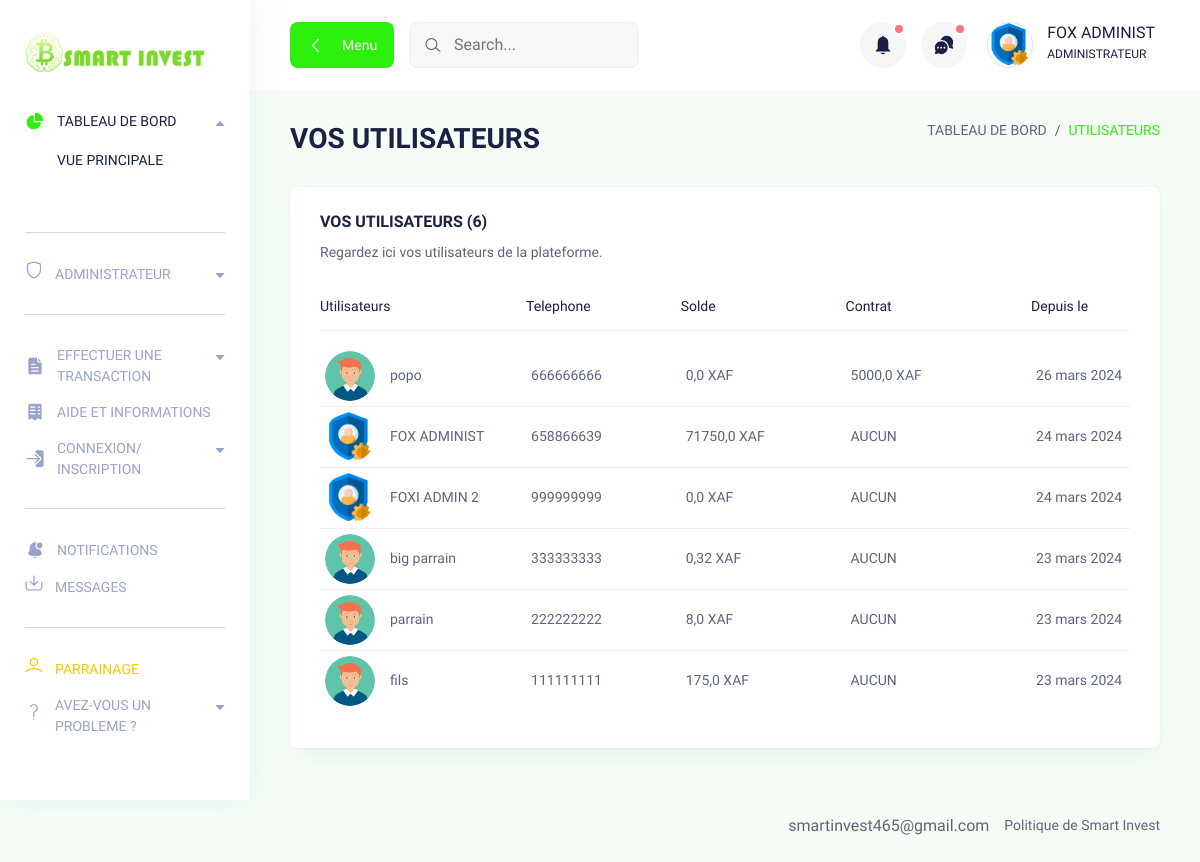
The page /utilisateurs/ (signed in) on the database as committed earlier.
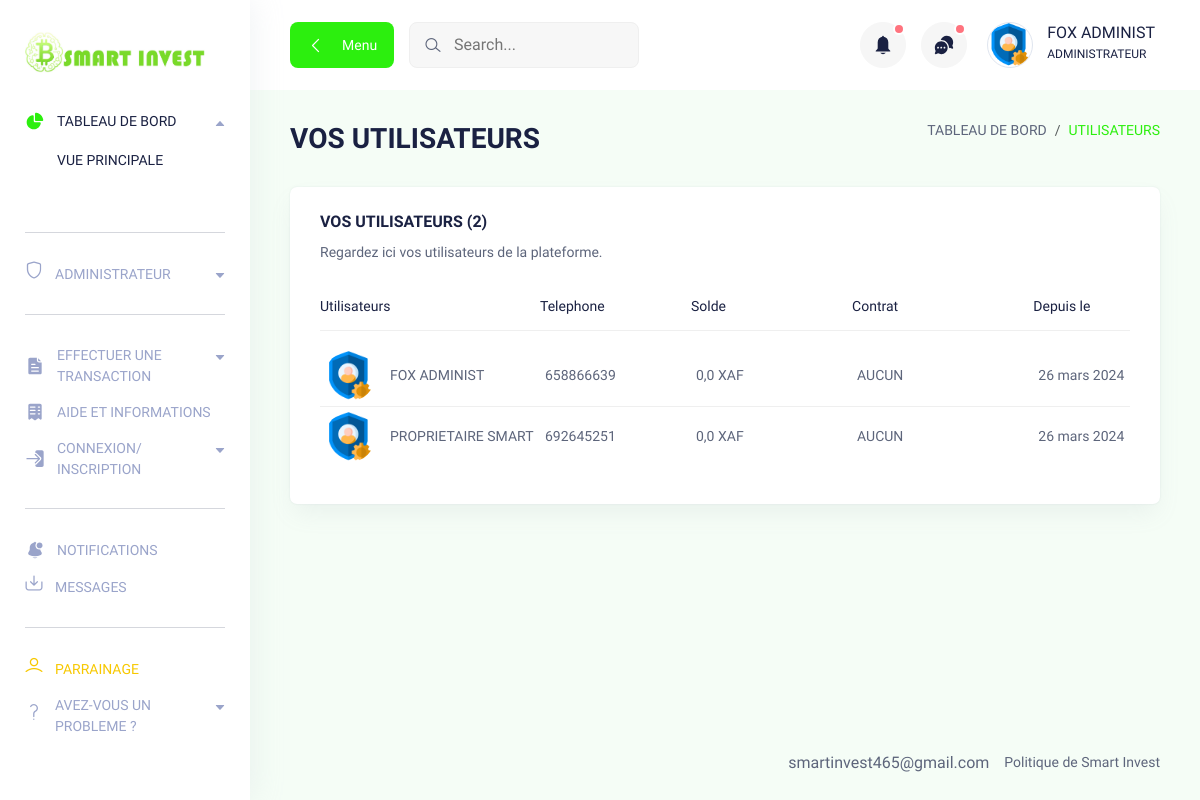
The same page on the database as committed later.
### ComptesSmart/models.py (models this page shows, shortened)
class Utilisateur(AbstractUser):
    username = models.CharField(max_length=13, unique=True)
    email = models.EmailField(null=True,blank=True)
    password = models.CharField(max_length=500)
    nom=models.CharField(max_length=200)
    ville=models.CharField(max_length=100,null=True,blank=True)
    telephone2 = models.CharField(max_length=13,null=True,blank=True)
    date=models.DateField(auto_now=True,editable=False)
    date_contrat=models.DateField(null=True,blank=True)
    is_parain = models.BooleanField(default=False,null=True,blank=True)
    codeParrainage=models.CharField(max_length=200,null=True,blank=True)
    solde=models.FloatField(null=True, blank=True,default=0)
    contrat_courant=models.ForeignKey("SmartInvestApp.Contrat",null=True, blank=True,on_delete=models.SET_NULL)
    historique_solde=models.TextField(default="")
    parrain = models.ForeignKey('self', on_delete=models.SET_NULL, null=True, blank=True, db_constraint=False)
    contrat_expire=models.BooleanField(default=False)
    from django.utils import timezone
    from datetime import timedelta

### SmartInvestApp/models.py (models this page shows, shortened)
class Contrat(models.Model):
    id=models.IntegerField(auto_created=True, primary_key=True,editable=False)
    Montant=models.FloatField()
    disponible=models.BooleanField(default=True)
    pourcentage=models.FloatField(default=3.5)

### SmartInvestApp/views.py (the view)
# urls.py: path('utilisateurs/',utilisateurs,name='utilisateurs'),
def utilisateurs(request):
    if not request.user.is_superuser:
        return redirect('connexion')
    utilisateurs=Utilisateur.objects.all().order_by('-date')
    notificationss=Notification.objects.all().order_by('-date')[:4]
    Messagess=Message.objects.all().order_by('-date') [:5]
    return render(request,'SmartInvestApp/UTILISATEURS.html',context={'utilisateurs' : utilisateurs,'notificationss' : notificationss,"Messagess" : Messagess})

### SmartInvestApp/templates/SmartInvestApp/UTILISATEURS.html
{% extends 'base.html' %}
{% block content %}
{% load static %}
      <section class="table-components">
        <div class="container-fluid">
          <div class="title-wrapper pt-30">
            <div class="row align-items-center">
              <div class="col-md-6">
                <div class="title">
                  <h2>VOS UTILISATEURS</h2>
                </div>
              </div>
              <div class="col-md-6">
                <div class="breadcrumb-wrapper">
                  <nav aria-label="breadcrumb">
                    <ol class="breadcrumb">
                      <li class="breadcrumb-item">
                        <a href="#0">TABLEAU DE BORD</a>
                      </li>
                      <li class="breadcrumb-item active" aria-current="page">
                        UTILISATEURS
                      </li>
                    </ol>
                  </nav>
                </div>
              </div>
            </div>
          </div>
          <div class="tables-wrapper">
            <div class="row">
              <div class="col-lg-12">
                <div class="card-style mb-30">
                  <h6 class="mb-10">VOS UTILISATEURS ({{utilisateurs|length}})</h6>
                  <p class="text-sm mb-20">
                    Regardez ici vos utilisateurs de la plateforme.
                  </p>
                  <div class="table-wrapper table-responsive">
                    <table class="table">
                      <thead>
                        <tr>
                          <th class="lead-info">
                            <h6>Utilisateurs</h6>
                          </th>
                          <th class="lead-email">
                            <h6>Telephone</h6>
                          </th>
                          <th class="lead-phone">
                            <h6>Solde</h6>
                          </th>
                          <th class="lead-company">
                            <h6>Contrat</h6>
                          </th>
                          <th>
                            <h6>Depuis le</h6>
                          </th>
                        </tr>
                      </thead>
                      <tbody>
                       {% for util in utilisateurs %}
                         <tr>
                           <td class="min-width">
                             <div class="lead">
                               <div class="lead-image">
                                {% if util.is_staff %}
                                 <img src="{% static 'assets/images/profile/admin.png' %}" alt="" />
                                {% else %}
                                 <img src="{% static 'assets/images/profile/profile-image.png' %}" alt="" />
                                {% endif %}
                               </div>
                               <div class="lead-text">
                                 <p>{{util.nom}}</p>
                               </div>
                             </div>
                           </td>
                           <td class="min-width">
                             <p><a href="#0">{{util.username}}</a></p>
                           </td>
                           <td class="min-width">
                             <p>{{util.solde}} XAF</p>
                           </td>
                           {% if util.contrat_courant %}
                            <td class="min-width">
                              {% if util.contrat_expire %}
                              <p style="color: red;">{{util.contrat_courant.Montant}} XAF(expire)</p>
                              {% else %}
                              <p>{{util.contrat_courant.Montant}} XAF</p>
                              {% endif %}
                            </td>
                            {% else %}
                            <td class="min-width">
                              <p>AUCUN</p>
                            </td>
                           {% endif %}
                           <td class="min-width">
                             <p>{{util.date}}</p>
                           </td>
                         </tr>
                       {% endfor %}
                      </tbody>
                    </table>
                  </div>
                </div>
              </div>
            </div>
          </div>
        </div>
      </section>
      {% endblock %}

### templates/base.html (shortened to what this page needs)
<!DOCTYPE html>
<html lang="fr">
<head>
  {% load static %}
  <link rel="stylesheet" href="{% static 'assets/css/bootstrap.min.css' %}" />
  <link rel="stylesheet" href="{% static 'assets/css/lineicons.css' %}" rel="stylesheet" type="text/css" />
  <link rel="stylesheet" href="{% static 'assets/css/materialdesignicons.min.css' %}" rel="stylesheet"
    type="text/css" />
  <link rel="stylesheet" href="{% static 'assets/css/fullcalendar.css' %}" />
  <link rel="stylesheet" href="{% static 'assets/css/fullcalendar.css' %}" />
  <link rel="stylesheet" href="{% static 'assets/css/main.css' %}" />
  <link href='https://unpkg.com/boxicons@2.1.4/css/boxicons.min.css' rel='stylesheet'>
</head>
<body>
  <aside class="sidebar-nav-wrapper">
    <div class="navbar-logo">
      <a href="{% url 'index' %}">
        <img src="{% static 'assets/images/logo/LOGO.jpg' %}" width="180" alt="logo" />
      </a>
    </div>
    <nav class="sidebar-nav">
      <ul>
        <li class="nav-item nav-item-has-children">
          <a href="#0" data-bs-toggle="collapse" data-bs-target="#ddmenu_1" aria-controls="ddmenu_1"
            aria-expanded="false" aria-label="Toggle navigation">
            <span class="icon">
            </span>
            <span class="text">TABLEAU DE BORD</span>
          </a>
          <ul id="ddmenu_1" class="collapse show dropdown-nav">
            <li>
              <a href="{% url 'index' %}" class="active"> VUE PRINCIPALE </a>
            </li>
          </ul>
        </li>
        <span class="divider">
          <hr />
        </span>
        {% if user.is_superuser %}
        <li class="nav-item nav-item-has-children">
          <a href="#0" class="collapsed" data-bs-toggle="collapse" data-bs-target="#ddmenu_4" aria-controls="ddmenu_4"
            aria-expanded="false" aria-label="Toggle navigation">
            <span class="icon">
              <i class="lni lni-shield"></i>
            </span>
            <span class="text">ADMINISTRATEUR </span>
          </a>
        </li>
        <span class="divider">
          <hr />
        </span>
        {% endif %}
        <li class="nav-item nav-item-has-children">
          <a href="#0" class="collapsed" data-bs-toggle="collapse" data-bs-target="#ddmenu_2" aria-controls="ddmenu_2"
            aria-expanded="false" aria-label="Toggle navigation">
            <span class="icon">
            </span>
            <span class="text">EFFECTUER UNE TRANSACTION</span>
          </a>
        </li>
        <li class="nav-item">
          <a href="{% url 'help' %}">
            <span class="icon">
            </span>
            <span class="text">AIDE ET INFORMATIONS</span>
          </a>
        </li>
        <li class="nav-item nav-item-has-children">
          <a href="#0" class="collapsed" data-bs-toggle="collapse" data-bs-target="#ddmenu_3" aria-controls="ddmenu_3"
            aria-expanded="false" aria-label="Toggle navigation">
            <span class="icon">
            </span>
            <span class="text">CONNEXION/ <br>INSCRIPTION</span>
          </a>
        </li>
        <span class="divider">
          <hr />
        </span>
        <li class="nav-item">
          <a href="{% url 'notifications' %}">
            <span class="icon">
            </span>
            <span class="text">NOTIFICATIONS</span>
          </a>
        </li>
        <li class="nav-item">
          <a href="{% url 'messages' %}">
            <span class="icon">
              <i class="lni lni-inbox"></i>
            </span>
            <span class="text">MESSAGES</span>
          </a>
        </li>
        <span class="divider">
          <hr />
        </span>
        {% if user.is_authenticated %}
        <li class="nav-item">
          <a href="{% url 'parrainage' user.username %}">
            <span class="icon text-warning">
              <i class="lni lni-user"></i>
            </span>
            <span class="text-warning">PARRAINAGE</span>
          </a>
        </li>
        {% endif %}
        <li class="nav-item nav-item-has-children">
          <a href="#0" class="collapsed" data-bs-toggle="collapse" data-bs-target="#ddmenu_4" aria-controls="ddmenu_4"
            aria-expanded="false" aria-label="Toggle navigation">
            <span class="icon">
              <i class="lni lni-help"></i>
            </span>
            <span class="text">AVEZ-VOUS UN PROBLEME ? </span>
          </a>
        </li>
      </ul>
    </nav>
  </aside>
  <main class="main-wrapper">
    <header class="header">
      <div class="container-fluid">
        <div class="row">
          <div class="col-lg-5 col-md-5 col-6">
            <div class="header-left d-flex align-items-center">
              <div class="menu-toggle-btn mr-15">
                <button id="menu-toggle" class="main-btn primary-btn btn-hover">
                  <i class="lni lni-chevron-left me-2"></i> Menu
                </button>
              </div>
              {% if user.is_authenticated %}
              <div class="header-search d-none d-md-flex">
                <form action="#">
                  <input type="text" placeholder="Search..." />
                  <button><i class="lni lni-search-alt"></i></button>
                </form>
              </div>
              {% endif %}
            </div>
          </div>
          {% if user.is_authenticated %}
          <div class="col-lg-7 col-md-7 col-6">
            <div class="header-right">
              <div class="notification-box ml-15 d-none d-md-flex">
                <button class="dropdown-toggle" type="button" id="notification" data-bs-toggle="dropdown"
                  aria-expanded="false">
                  <span></span>
                </button>
              </div>
              <div class="header-message-box ml-15 d-none d-md-flex">
                <button class="dropdown-toggle" type="button" id="message" data-bs-toggle="dropdown"
                  aria-expanded="false">
                  <span></span>
                </button>
              </div>
              <div class="profile-box ml-15">
                <button class="dropdown-toggle bg-transparent border-0" type="button" id="profile"
                  data-bs-toggle="dropdown" aria-expanded="false">
                  <div class="profile-info">
                    <div class="info">
                      <div class="image">
                        {% if user.is_superuser %}
                        <img src="{% static 'assets/images/profile/admin.png' %}" alt="" />
                        {% else %}
                        <img src="{% static 'assets/images/profile/profile-image.png' %}" alt="" />
                        {% endif %}
                      </div>
                      <div>
                        <h6 class="fw-500">{{user.nom}}</h6>
                        {% if user.is_superuser %}
                        <p>ADMINISTRATEUR</p>
                        {% else %}
                        <p>INVESTISSEUR</p>
                        {% endif %}
                      </div>
                    </div>
                  </div>
                </button>
              </div>
            </div>
          </div>
          {% endif %}
        </div>
      </div>
    </header>
    {% block content %}
    {% endblock %}
    <footer class="footer">
      <div class="container-fluid">
        <div class="row">
          <div class="col-md-6 order-last order-md-first">
          </div>
          <div class="col-md-6">
            <div class="terms d-flex justify-content-center justify-content-md-end">
              <a href="mailto:smartinvest465@gmail.com">smartinvest465@gmail.com</a>
              <a href="{% url 'politique' %}" class="text-sm ml-15">Politique de Smart Invest</a>
            </div>
          </div>
        </div>
      </div>
    </footer>
  </main>
</body>
</html>

### SmartInvestApp/static/assets/css/fullcalendar.css (style rules this page uses)
:root { --fc-daygrid-event-dot-width:8px;--fc-list-event-dot-width:10px;--fc-list-event-hover-bg-color:#f5f5f5 }

Rows that differ between the two databases and show on the page:
removed Utilisateur: is_staff False (drawn), nom "popo", username "666666666", solde "0,0", contrat_courant.Montant "5000,0", date "26 mars 2024"
removed Utilisateur: is_staff True (drawn), nom "FOXI ADMIN 2", username "999999999", solde "0,0", shows "AUCUN", date "24 mars 2024"
removed Utilisateur: is_staff False (drawn), nom "big parrain", username "333333333", solde "0,32", shows "AUCUN", date "23 mars 2024"
removed Utilisateur: is_staff False (drawn), nom "parrain", username "222222222", solde "8,0", shows "AUCUN", date "23 mars 2024"
removed Utilisateur: is_staff False (drawn), nom "fils", username "111111111", solde "175,0", shows "AUCUN", date "23 mars 2024"
changed Utilisateur "FOX ADMINIST": solde "71750,0" → "0,0"; date "24 mars 2024" → "26 mars 2024"
added Utilisateur: is_staff True (drawn), nom "PROPRIETAIRE SMART", username "692645251", solde "0,0", shows "AUCUN", date "26 mars 2024"
Other text that changed with them:
{{ utilisateurs|length }}: "6" → "2"
